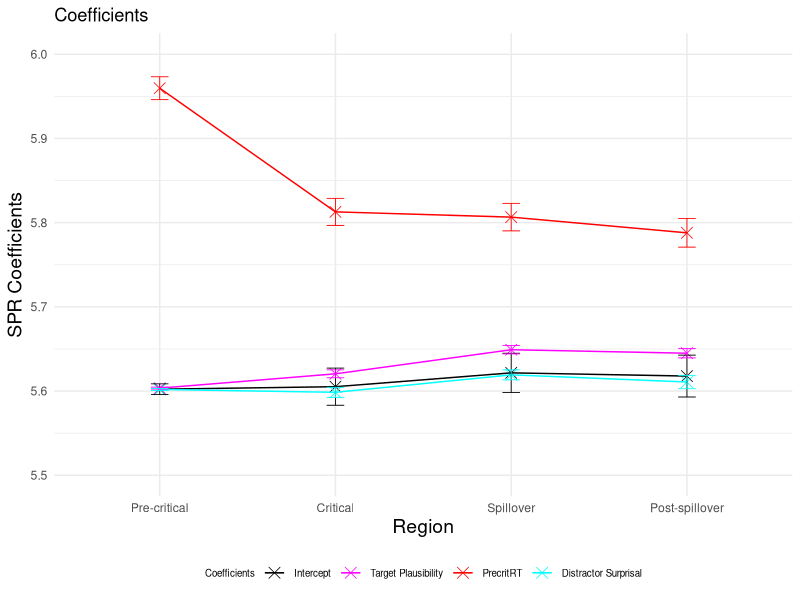
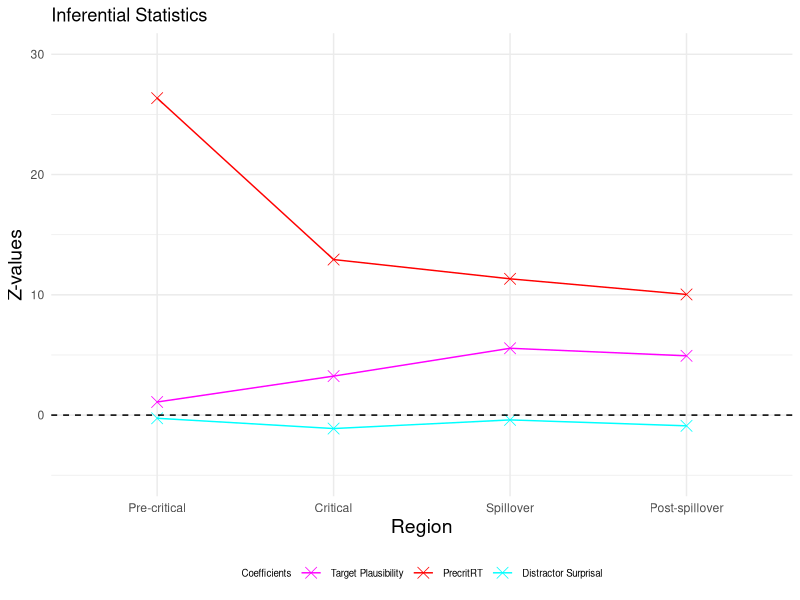
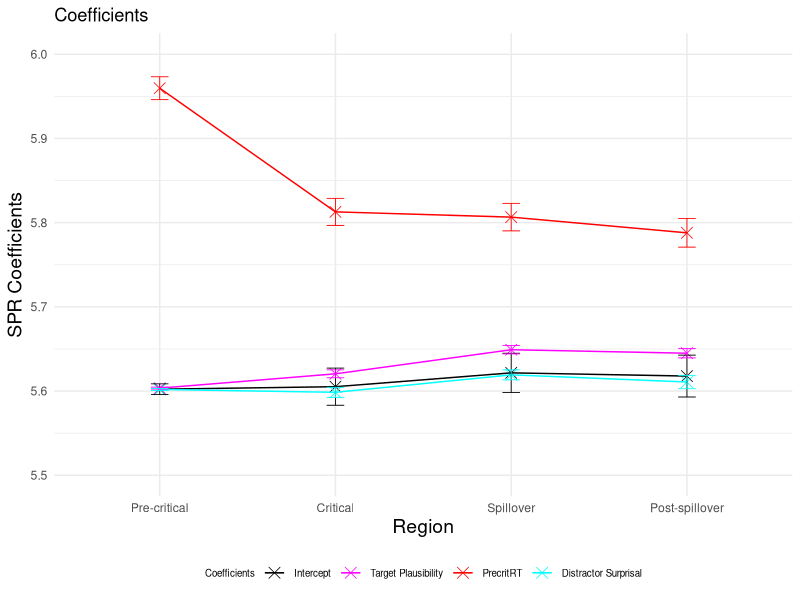
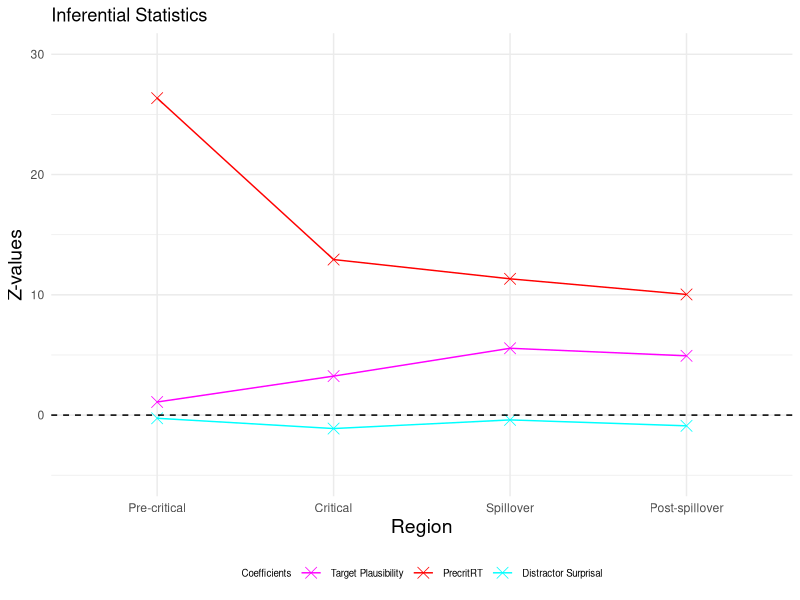

Here is the R script that generated these plots, in order:
### LMER ###
# load lme4 package
library(lme4)
library(lmerTest)
library(dplyr)
library(ggplot2)

setwd("~/Downloads/Master_Thesis/3_SPR_Study/Results_Plaus_Plaus_avg/")
GP6 <- read.csv("GP6SPR_processed.csv")

residuals <- data.frame(
  Region = character(0),
  Condition = character(0),
  Residual = numeric(0),
  SE_Residual = numeric(0)
)

logRT_estimated <- data.frame(
  Region = character(0),
  Condition = character(0),
  Estimated_logRT = numeric(0),
  SE_Estimated = numeric(0)
)

p_values <- data.frame(
  Region = character(0),
  p_value_plausibility_target = numeric(0),
  p_value_surprisal_distractor = numeric(0),
  p_value_precrit = numeric(0)
)

SPR_coefficients <- data.frame(
  Region = character(0),
  Estimate = character(0),
  Estimate_value = numeric(0),
  Estimate_error = numeric(0),
  Z_value = numeric(0)
)


regions <- c("Pre-critical", "Critical", "Spillover", "Post-spillover") 
conditions <- c("A", "B", "C") 

for (region in regions) 
{
  # Precritical region
  region_subset <- subset(GP6, Region == region)
  
  # standardise predictors
  region_subset$scaled_Plaus_per_region <- scale(region_subset$Plaus_target_avg)
  region_subset$scaled_Surprisaldist_per_region <- scale(region_subset$Surprisal_distractor)
  region_subset$scaled_precrit_RT_per_region <- scale(region_subset$precritRT)
  # invert predictor plausibility
  region_subset$inverted_scaled_Plaus_per_region <- (region_subset$scaled_Plaus_per_region) * (-1)
  #log transform reading times
  region_subset$logRT_per_region <- log(region_subset$ReadingTime)
  
  
  # define and run the linear mixed-effects regression model for the precritical region 
  if (region == "Pre-critical")
  {
    model_per_region <-  lmer(logRT_per_region ~ inverted_scaled_Plaus_per_region + scaled_Surprisaldist_per_region + scaled_precrit_RT_per_region +
                                (1 + inverted_scaled_Plaus_per_region + scaled_Surprisaldist_per_region + scaled_precrit_RT_per_region | Subject) + 
                                (1 + inverted_scaled_Plaus_per_region + scaled_precrit_RT_per_region | Item), data = region_subset)}
  
  if (region == "Critical")
  {
    model_per_region <-  lmer(logRT_per_region ~ inverted_scaled_Plaus_per_region + scaled_Surprisaldist_per_region + scaled_precrit_RT_per_region +
                                (1 + scaled_precrit_RT_per_region | Subject) + 
                                (1 + scaled_Surprisaldist_per_region + scaled_precrit_RT_per_region | Item), data = region_subset)}
  
  if (region == "Spillover")
  {
    model_per_region <-  lmer(logRT_per_region ~ inverted_scaled_Plaus_per_region + scaled_Surprisaldist_per_region + scaled_precrit_RT_per_region +
                                (1 + scaled_precrit_RT_per_region | Subject) + 
                                (1 + scaled_precrit_RT_per_region | Item), data = region_subset)}
  
  if (region == "Post-spillover")
  {
    model_per_region <-  lmer(logRT_per_region ~ inverted_scaled_Plaus_per_region + scaled_Surprisaldist_per_region + scaled_precrit_RT_per_region +
                                (1  + scaled_Surprisaldist_per_region + scaled_precrit_RT_per_region | Subject) + 
                                (1  + scaled_Surprisaldist_per_region + scaled_precrit_RT_per_region | Item), data = region_subset)}
  
  # print the summary of the model
  summary_per_region <- summary(model_per_region)
  print(summary_per_region)
  
  # calculate p-values
  p_values_per_region <- summary_per_region$coefficients[, "Pr(>|t|)"]
  new_row_p_value <- data.frame(Region = region, 
                                p_value_plausibility_target = p_values_per_region[2], 
                                p_value_surprisal_distractor = p_values_per_region[3],
                                p_value_precrit = p_values_per_region[4])
  p_values <- rbind(p_values, new_row_p_value)
  
  
  # extract intercept and coefficients added to intercept
  coefficients_per_region <- summary_per_region$coefficients
  intercept <- coefficients_per_region["(Intercept)", 1]
  plaus_target_coeff <- coefficients_per_region["(Intercept)", 1] + coefficients_per_region["inverted_scaled_Plaus_per_region", 1]
  surprisal_distractor_coeff <- coefficients_per_region["(Intercept)", 1] + coefficients_per_region["scaled_Surprisaldist_per_region", 1]
  precritRT_coeff <- coefficients_per_region["(Intercept)", 1] + coefficients_per_region["scaled_precrit_RT_per_region", 1]
  
  # add error bars for coefficients and intercept
  new_row_coefficient <- data.frame(Region = region, 
                                    Estimate = "Intercept", 
                                    Estimate_value = intercept, 
                                    Estimate_error = coefficients_per_region["(Intercept)", 2],
                                    Z_value = 0)
  SPR_coefficients <- rbind(SPR_coefficients, new_row_coefficient)
  
  new_row_coefficient <- data.frame(Region = region,
                                    Estimate = "Plausability",
                                    Estimate_value = plaus_target_coeff,
                                    Estimate_error = coefficients_per_region["inverted_scaled_Plaus_per_region", 2],
                                    Z_value = coefficients_per_region["inverted_scaled_Plaus_per_region", 1] / coefficients_per_region["inverted_scaled_Plaus_per_region", 2])
  SPR_coefficients <- rbind(SPR_coefficients, new_row_coefficient)
  
  new_row_coefficient <- data.frame(Region = region,
                                    Estimate = "Surprisal", 
                                    Estimate_value = surprisal_distractor_coeff, 
                                    Estimate_error = coefficients_per_region["scaled_Surprisaldist_per_region", 2],
                                    Z_value = coefficients_per_region["scaled_Surprisaldist_per_region", 1] / coefficients_per_region["scaled_Surprisaldist_per_region", 2])
  SPR_coefficients <- rbind(SPR_coefficients, new_row_coefficient)
  
  new_row_coefficient <- data.frame(Region = region,
                                    Estimate = "PrecritRT", 
                                    Estimate_value = precritRT_coeff, 
                                    Estimate_error = coefficients_per_region["scaled_precrit_RT_per_region", 2],
                                    Z_value = coefficients_per_region["scaled_precrit_RT_per_region", 1] / coefficients_per_region["scaled_precrit_RT_per_region", 2])
  SPR_coefficients <- rbind(SPR_coefficients, new_row_coefficient)
  
  for (condition in conditions)
  {
    #####predict condition A, precritical#####
    region_per_condition <- subset(region_subset, Condition == condition)
    region_per_condition$region_per_condition_Predicted <- predict(model_per_region, newdata = region_per_condition,  type = "response")
    
    # calculate residuals
    Residual_region_per_condition <- mean(region_per_condition$logRT_per_region) - mean(region_per_condition$region_per_condition_Predicted)
    Residual_region_per_condition
    # observed RT for condition A precritical
    region_per_condition_logRT_observed <- mean(region_per_condition$logRT_per_region)
    # if (condition == "C") 
    #  {
    #  print(region_per_condition_logRT_observed)
    # }
    # estimated RT for condition A precritical
    region_per_condition_logRT_estimated <- mean(region_per_condition$region_per_condition_Predicted)
    region_per_condition_logRT_estimated
    
    # calculate standard error for residuals
    SE_residuals_region_per_condition <- sqrt(sd(region_per_condition$logRT_per_region, na.rm = TRUE)^2/length(region_per_condition$logRT_per_region) + sd(region_per_condition$region_per_condition_Predicted, na.rm = TRUE)^2/length(region_per_condition$region_per_condition_Predicted))
    
    new_row_residuals <- data.frame(Region = region, Condition = condition, Residual = Residual_region_per_condition, SE_Residual = SE_residuals_region_per_condition)
    residuals <- rbind(residuals, new_row_residuals)
    
    # calculate standard error for logRT estimated
    ##
    SE_estimated_region_per_condition <- sd(region_per_condition$region_per_condition_Predicted, na.rm = TRUE) / sqrt(length(region_per_condition$region_per_condition_Predicted)) 
    
    new_row_logRT_estimated <- data.frame(Region = region, Condition = condition, Estimated_logRT = region_per_condition_logRT_estimated, SE_Estimated = SE_estimated_region_per_condition)
    logRT_estimated <- rbind(logRT_estimated, new_row_logRT_estimated)
  }
}

# plot intercept and coefficients added to intercept
p <- ggplot(SPR_coefficients, aes(x = factor(Region, levels = c("Pre-critical", "Critical", "Spillover", "Post-spillover")), 
                                  y = Estimate_value, color = Estimate, group = Estimate)) + geom_point(shape = 4, size = 3.5, stroke = 0.4) + geom_line(linewidth=0.5) + ylim (5.5, 6)
p <- p + theme_minimal() + geom_errorbar(aes(ymin=Estimate_value-Estimate_error, ymax=Estimate_value+Estimate_error), width=.1, size=0.3) 
p <- p + scale_color_manual(name="Coefficients", labels=c("Intercept", "Target Plausibility", "PrecritRT", "Distractor Surprisal"), values=c("#000000", "#FF00FF", "#FF0000", "#00FFFF"))
p <- p + labs(x="Region", y="SPR Coefficients", title = "Coefficients") 
p <- p + theme(legend.position="bottom", legend.text=element_text(size=7), legend.title=element_text(size=7), axis.title.x = element_text(size = 14), axis.title.y = element_text(size = 14)) 
p 
ggsave("Intercept_Coefficients_PrecritRT_Plot.pdf", p, width=4, height=4)


# plot effect sizes (z-vaues)
Effect_sizes <- subset(SPR_coefficients, Estimate != 'Intercept')

p <- ggplot(Effect_sizes, aes(x = factor(Region, levels = c("Pre-critical", "Critical", "Spillover", "Post-spillover")), 
                              y = Z_value, color = Estimate, group = Estimate)) + geom_point(shape = 4, size = 3.5, stroke = 0.4) + geom_line(linewidth=0.5) + ylim (-5, 30)
p <- p + geom_hline(yintercept=0, linetype=2)
p <- p + theme_minimal()
p <- p + scale_color_manual(name="Coefficients", labels=c( "Target Plausibility", "PrecritRT", "Distractor Surprisal"), values=c("#FF00FF", "#FF0000", "#00FFFF"))
p <- p + labs(x="Region", y="Z-values", title = "Inferential Statistics") 
p <- p + theme(legend.position="bottom", legend.text=element_text(size=7), legend.title=element_text(size=7), axis.title.x = element_text(size = 14), axis.title.y = element_text(size = 14)) 
p 
ggsave("Z_values_Precrit_RT_Plot.pdf", p, width=4, height=4)
